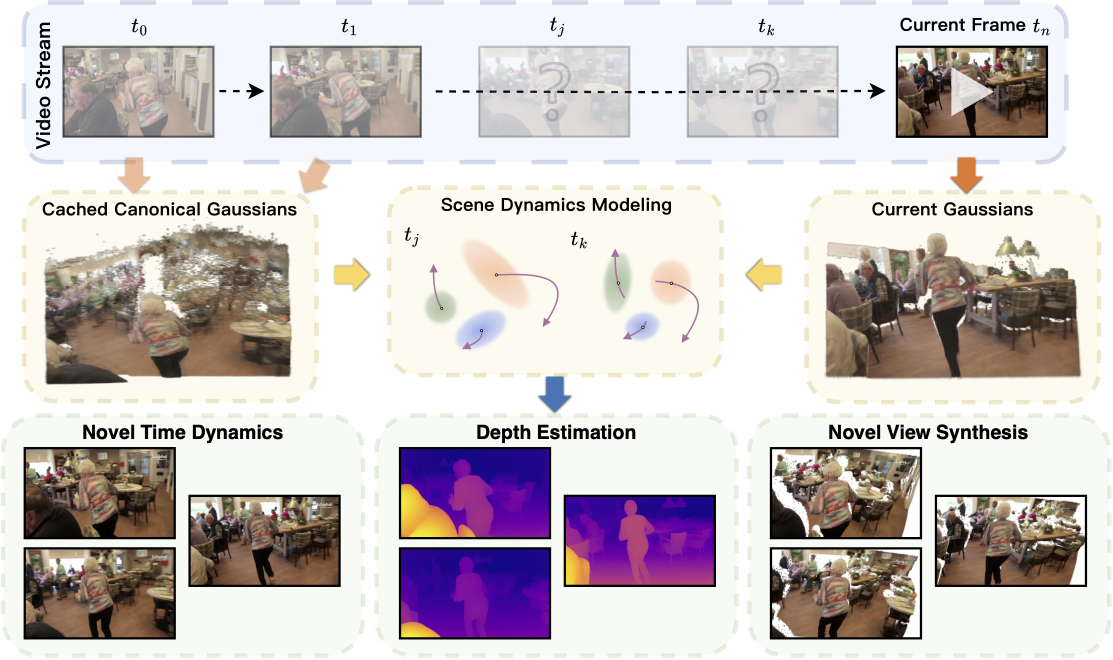
#> input picture assets/teaser.png, 2225 x 1320 px (shown at 1/2 size)
$ python -i run_stage163_davis_rgb_motion_selector_data.py   (imports and definitions only)   (older library calls are emulated)
#> lines starting #> are read from the running program, lines starting #| are printed output that depends on the picture
#> further down, picture is the input picture: shape (1320, 2225, 3); mean B, G, R 196, 195.7, 203.4
import argparse
import csv
import json
import math
import sys
from collections import defaultdict
from pathlib import Path

import cv2
import numpy as np


REPO_ROOT = Path(__file__).resolve().parents[1]
DEFAULT_STAGE157_ROWS = REPO_ROOT / "experiments/stage157_selected_half_anchor_broader_validation/stage157_selected_half_anchor_rows.csv"
DEFAULT_TASK_MANIFEST = REPO_ROOT / "experiments/stage79_adapter_training_task_manifest/stage79_adapter_training_tasks.csv"
DEFAULT_STAGE162_PACKAGE = REPO_ROOT / "experiments/stage162_keyframe_selector_protocol_source_audit/stage162_keyframe_selector_protocol_source_audit_package.json"
DEFAULT_SUMMARY_ROOT = REPO_ROOT / "experiments/stage163_davis_rgb_motion_selector_data"


ROW_FIELDS = [
    "task_id", "sequence", "gap", "codec", "left_index", "target_index", "right_index", "normalized_time",
    "segment_length", "feature_height", "feature_width",
    "rgb_mad_left_target", "rgb_mad_target_right", "rgb_mad_left_right", "rgb_mad_linear_interp_target",
    "rgb_mse_left_target", "rgb_mse_target_right", "rgb_mse_left_right", "rgb_mse_linear_interp_target",
    "edge_mad_left_target", "edge_mad_target_right", "edge_mad_left_right", "edge_mad_linear_interp_target",
    "hist_chi_left_target", "hist_chi_target_right", "hist_chi_left_right", "hist_chi_linear_interp_target",
    "temporal_mad_asymmetry", "temporal_edge_asymmetry", "rgb_motion_proxy_score",
    "stage158_psnr", "stage158_ssim", "stage158_ms_ssim", "stage158_lpips",
    "original_psnr", "original_ssim", "original_ms_ssim", "original_lpips",
    "delta_psnr_vs_original", "delta_ssim_vs_original", "delta_ms_ssim_vs_original", "delta_lpips_vs_original",
    "payload_bytes", "side_mib_per_intermediate", "direct_total_mib_per_frame_ref",
    "label_low_psnr_lt26", "label_high_lpips_gt022", "label_high_payload_gt220k",
    "inference_feature_columns", "offline_label_columns",
]

SUMMARY_FIELDS = [
    "sequence", "gap", "task_count", "mean_rgb_motion_proxy_score", "mean_rgb_mad_left_right", "mean_rgb_mad_linear_interp_target",
    "mean_edge_mad_left_right", "mean_hist_chi_left_right", "mean_stage158_psnr", "mean_stage158_lpips",
    "mean_payload_bytes", "low_psnr_count", "high_lpips_count", "high_payload_count",
]

COMPLIANCE_FIELDS = ["column_group", "columns", "source", "inference_allowed", "feedforward_status", "notes"]


def read_csv(path):
    with open(path, "r", encoding="utf-8", newline="") as f:
        return list(csv.DictReader(f))


# [5 lines left out: function write_csv, not called in this run]


def read_json(path):
    return json.loads(path.read_text(encoding="utf-8"))


# [12 lines left out: function load_rgb, not called in this run]


def gray(image):
    return cv2.cvtColor((image * 255.0).round().astype(np.uint8), cv2.COLOR_RGB2GRAY).astype(np.float32) / 255.0
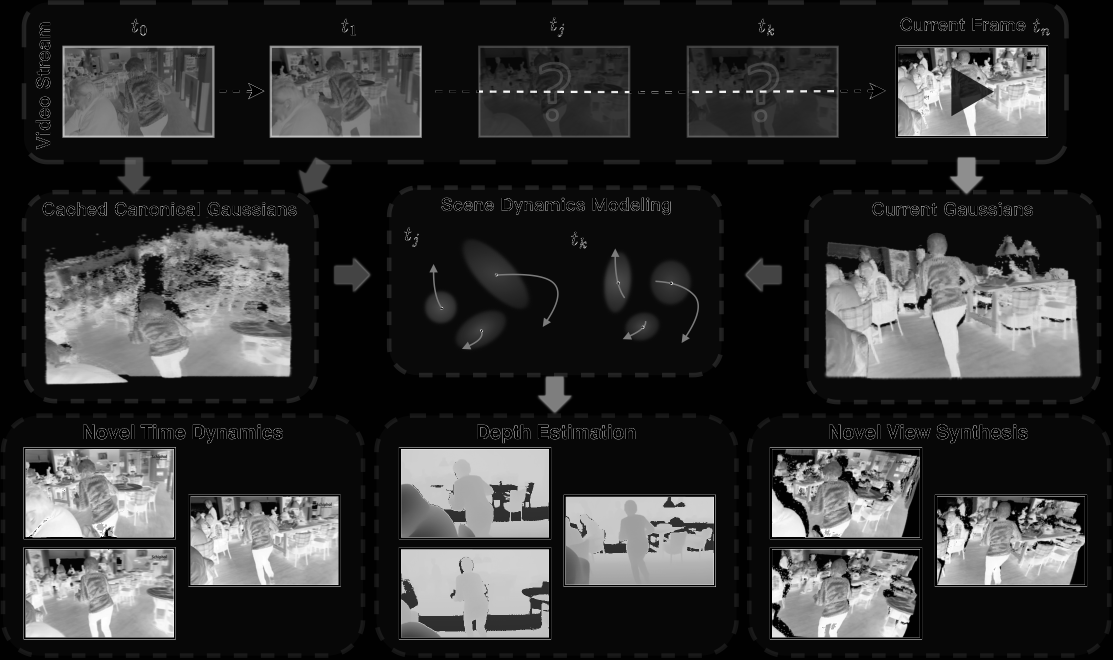
#> returned value: shape (1320, 2225) float32 (shown at 1/2 size); min 0, max 1, mean 0.209


def edge_mag(image):
    g = gray(image)
    sx = cv2.Sobel(g, cv2.CV_32F, 1, 0, ksize=3)
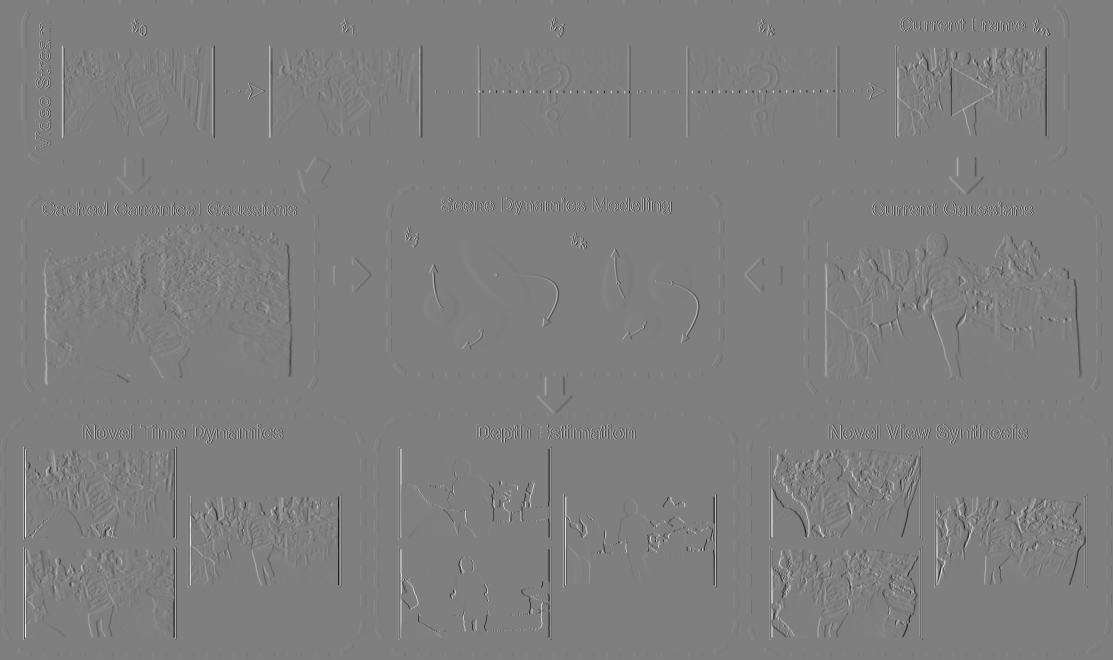
#> sx: shape (1320, 2225) float32 (shown at 1/2 size); min -3.98, max 3.98, mean -8.99e-06; drawn with min black and max white
    sy = cv2.Sobel(g, cv2.CV_32F, 0, 1, ksize=3)
    return np.sqrt(sx * sx + sy * sy)
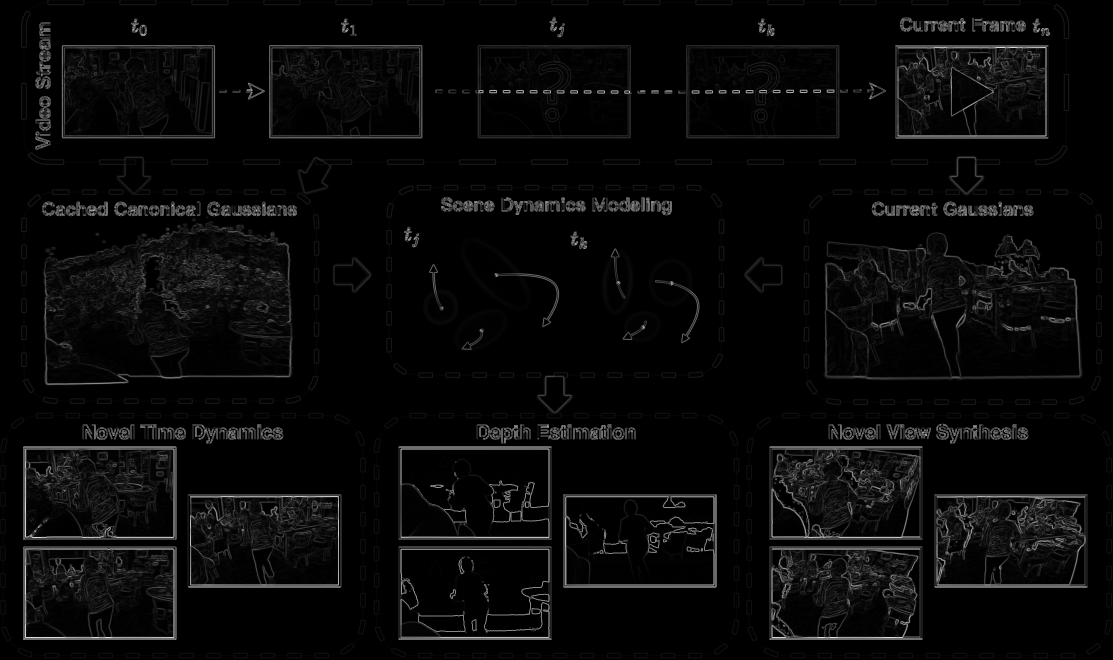
#> returned value: shape (1320, 2225) float32 (shown at 1/2 size); min 0, max 4.41, mean 0.159; drawn with min black and max white


# [31 lines left out: functions hist_gray, pair_stats, parse_task_manifest, not called in this run]


def mean(values):
    vals = [float(v) for v in values if v not in (None, "")]
    return sum(vals) / len(vals) if vals else None


# [245 lines left out: functions summarize, compliance_rows, build_rows, write_report, parse_args, main, not called in this run]


# [2 lines not run here, left out]

>>> import cv2
>>> picture = cv2.imread('../assets/teaser.png')
>>> result = edge_mag(picture)
